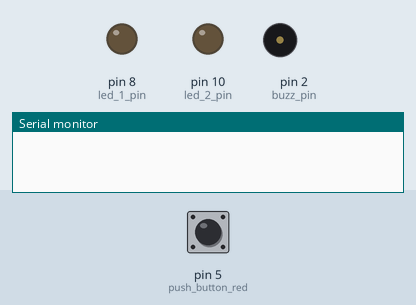
The sketch below on a simulated Arduino Uno, built with avr-gcc and run on an emulated ATmega328P. On the bench: output pins drawn as LEDs (lit = HIGH), buzzer (waves = sounding, pin HIGH), the last lines printed to the serial monitor. The test bench sets the inputs (shaded band); at power-on: pin 5 (push_button_red) LOW.

Above: at 1.2 s.
1.3 s: pin 5 (push_button_red) pulled HIGH for 0.15 s
At 1.7 s:
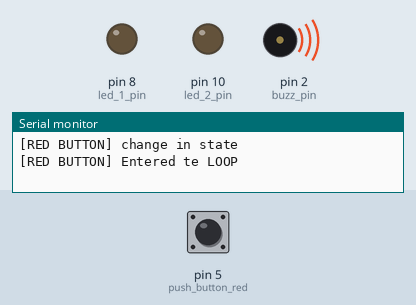
At 2.1 s:
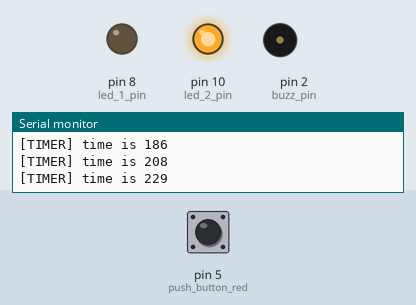
3.3 s: pin 5 (push_button_red) pulled HIGH for 1 s
7.3 s: pin 5 (push_button_red) driven HIGH
10.3 s: pin 5 (push_button_red) driven LOW
13.3 s: pin 5 (push_button_red) pulsed HIGH 2 times (0.12 s each, 0.3 s apart)
Timing chart, 0 to 16.3 s (numbered marks = the images above; inputs shaded):
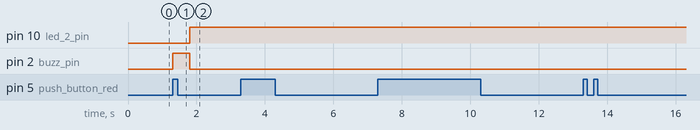

The sketch:

main.ino
```cpp
int led_1_pin = 8;
int led_2_pin = 10;
int buzz_pin = 2;
int push_button_white = 6;
int push_button_red = 5;
unsigned long debounceDelay = 30;
int lastButtonState;
bool button_red_pressed = false;
unsigned long lastDebounceTime;


//Pomodoro vars

unsigned long Start_time ;
bool timer_on = false;
unsigned long Duration = 20;
//study time
const long Highest = 45;
const long Normal = 20;
unsigned long last_duration;
//break time
const long Highest_break  = 20;
const long Lowest_break  = 5;
unsigned long last_break_duration ;
 // time before setting to 5
int stopped_times = 0;

void setup() {
  // put your setup code here, to run once:
  pinMode(led_1_pin,OUTPUT);
  pinMode(led_2_pin,OUTPUT);
  pinMode(buzz_pin,OUTPUT);
  pinMode(push_button_white, INPUT);
  pinMode(push_button_red, INPUT);
  Serial.begin(9600);
}

void loop() {
  // put your main code here, to run repeatedly:

  int CurrentbuttonState = digitalRead(push_button_red);

  if (CurrentbuttonState != button_red_pressed && millis()- lastDebounceTime >= debounceDelay){
    Serial.println("[RED BUTTON] change in state");

    button_red_pressed =  !button_red_pressed;
    if (button_red_pressed && !timer_on){
      Serial.println("[RED BUTTON] Entered te LOOP");
      digitalWrite(buzz_pin, HIGH);
      delay(500);
      digitalWrite(buzz_pin, LOW);
      Start_timer();
    }

    lastDebounceTime =  millis();
  }

  if (timer_on){
    Check_timer(Duration);
  }


}

void Start_timer(){
  digitalWrite(led_2_pin, HIGH);
  digitalWrite(led_1_pin,LOW);
  Start_time = millis();
  timer_on = true;
  Serial.println("[TIMER] Timer has been Started !");
}

void Check_timer(unsigned long duration){
  duration = duration * 60 * 1000;
  unsigned long current_time = millis();
  Serial.println("[TIMER] time is " + String(current_time - Start_time));
  if (current_time - Start_time >= duration){
    Stop_timer();
  }
}

void Stop_timer(){
  Serial.println("[TIMER] Timer has been Stopped !");
  timer_on = false;
  stopped_times += 1;
  if (stopped_times % 2 !=0 ){
    last_duration = Duration;
    Serial.println("[TIMER] SET to Break time !");
    Duration = last_break_duration + 5;
    if (Duration > Highest_break){
      Duration = Lowest_break;
    }
  }
  else{
    last_break_duration = Duration;
    Serial.println("[TIMER] SET to Study time !");
    Duration = last_duration + 5;
    if (Duration > Highest){
      Duration = Normal;
    }
  }
  digitalWrite(led_1_pin, HIGH);
  digitalWrite(led_2_pin, LOW);
  digitalWrite(buzz_pin, HIGH);
  delay(400);
  digitalWrite(buzz_pin, LOW);
  delay(300);
  digitalWrite(buzz_pin, HIGH);
  delay(300);
  digitalWrite(buzz_pin, LOW);
}
```

Measured:
- after the input at 1.3 s, pin 10 (led_2_pin): LOW → HIGH after 0.50 s; pin 2 (buzz_pin): LOW → HIGH at once, → LOW 0.50 s later
